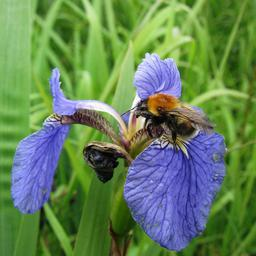
#> input picture projeto-final/archive/iris-setosa/iris-01ab65973fd487a6cee4c5af1551c42b264eec5abab46bffd7c307ffef647e11.jpg, 256 x 256 px; its folder holds only this picture in this run
$ jupyter execute --allow-errors pratica.ipynb
#> lines starting #> are read from the running program, lines starting #| are printed output that depends on the picture
[cell 1]
import cv2
import pandas as pd
import numpy as np
import matplotlib.pyplot as plt
from glob import glob

[cell 2]
def show_rgb_image(img):
    plt.imshow(cv2.cvtColor(img, cv2.COLOR_BGR2RGB))

def show_gray_image(img):
    plt.imshow(img, cmap="gray")

[cell 3]
iris_setosa = cv2.imread('./archive/iris-setosa/iris-0c826b6f4648edf507e0cafdab53712bb6fd1f04dab453cee8db774a728dd640.jpg')
#> (the rest of this cell did not finish here and is left out)

#> (a cell that did not finish here is left out)

[cell 5]
def gen_sift_features(gray_img):
    sift = cv2.xfeatures2d.SIFT_create()
    kp, desc = sift.detectAndCompute(gray_img, None) ## kp is keypoint and desc is a 128-d array with features
    return kp, desc

def show_sift_features(gray_img, color_img, kp):
    return plt.imshow(cv2.drawKeypoints(gray_img, kp, color_img.copy()))

#> (a cell that did not finish here is left out)

#> (a cell that did not finish here is left out)

[cell 8]
def gen_sift_features():
    arr = ["setosa", "versicolour", "virginica"]

    img_descs = []
    y = []
    for x in arr:
        # img_keypoints = {}

        files = glob(f"archive/iris-{x}/*.jpg")

        for i in files:
            img = cv2.imread(i)
#> img is the input picture: shape (256, 256, 3); mean B, G, R 88, 131.3, 100.1
            gray = cv2.cvtColor(img, cv2.COLOR_BGR2GRAY)
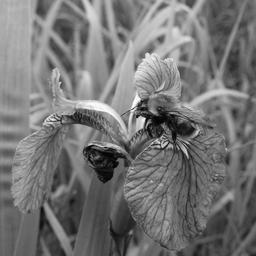
#> gray: shape (256, 256); min 0, max 254, mean 117
            sift = cv2.xfeatures2d.SIFT_create()
            kp, desc = sift.detectAndCompute(gray, None)
#> kp = 610 keypoints; strongest (x, y, size): (143, 119, 2.7), (142, 120, 5), (137, 116, 1.9), (146, 121, 1.9)
            # img_keypoints[img_path] = kp
            print(desc.shape)
#| (610, 128)
            img_descs.append(desc)
            y.append(x)
#> pass 2 of the loop in gen_sift_features, `for x in arr:`:
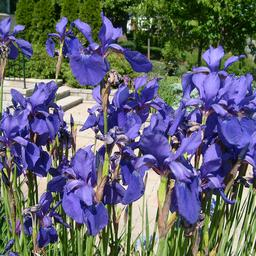
#> input picture projeto-final/archive/iris-versicolour/iris-009322547cb81cbb4dbc63c298304a2df8ea617191651d4cbd50b7a5bbba8a6a.jpg, 256 x 256 px
#> in gen_sift_features, img is the input picture: shape (256, 256, 3); mean B, G, R 113.1, 99.8, 98
#> in gen_sift_features, `gray = cv2.cvtColor(img, cv2.COLOR_BGR2GRAY)`:
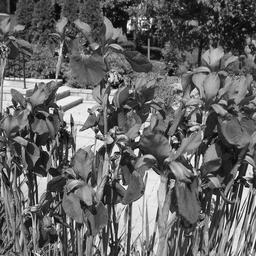
#> gray: shape (256, 256); min 0, max 255, mean 100.8
#> kp = 1170 keypoints; strongest (x, y, size): (214, 197, 3), (229, 206, 1.8), (44, 148, 3.3), (136, 152, 4)
#| (1170, 128)

    y = np.array(y)

    return img_descs, y

[cell 9]
img_descs, y = gen_sift_features()
#> img_descs = 2 items

[cell 10]
pd.Series(y).value_counts(normalize=True)

[cell 11]
pd.Series(y).value_counts()

[cell 12]
[y[:67], y[67:269+67], y[269+67:]]

[cell 13]
def split_train_test(x, y):
    y = [y[:67], y[67:269+67], y[269+67:]]

    test_idxs = []
    for i in range(len(y)):
        total_rows = len(y[i])
        test = np.random.choice(range(total_rows), size=int(total_rows*0.25), replace=False)

        offset = [0,67, 67+269]
        test_idxs.extend(list(map(lambda x: x+offset[i], test)))
#> this loop made 3 passes
#> total_rows on passes 1 to 3: 2, 0, 0
#> after the loop, test_idxs = []

    training_idxs = [idx for idx in range(len(x)) if idx not in test_idxs]
#> training_idxs = [0, 1]

    return training_idxs, sorted(test_idxs)

[cell 14]
training_idxs, test_idxs = split_train_test(img_descs, y)
#> training_idxs = [0, 1]

[cell 15]
from sklearn.cluster import KMeans

def cluster_features(img_descs, training_idxs):
    kmeans = KMeans(n_clusters=750)
    n_clusters = kmeans.n_clusters

    training_descs = [img_descs[i] for i in training_idxs]
#> training_descs = 2 items
    all_train_descriptors = [desc for desc_list in training_descs for desc in desc_list]
#> all_train_descriptors = 1780 items
    all_train_descriptors = np.array(all_train_descriptors)

    if all_train_descriptors.shape[1] != 128:
        raise ValueError('Expected SIFT descriptors to have 128 features, got', all_train_descriptors.shape[1])

    print(f"{all_train_descriptors.shape[0]} descriptors before clustering")
#| 1780 descriptors before clustering

    # train kmeans or other cluster model on those descriptors selected above
    kmeans.fit(all_train_descriptors)

    # compute set of cluster-reduced words for each image
    img_clustered_words = [kmeans.predict(raw_words) for raw_words in img_descs]
#> img_clustered_words = 2 items

    # finally make a histogram of clustered word counts for each image. These are the final features.
    img_bow_hist = np.array(
        [np.bincount(clustered_words, minlength=n_clusters) for clustered_words in img_clustered_words])

    X = img_bow_hist

    return X, kmeans

[cell 16]
x, kmeans = cluster_features(img_descs, training_idxs)

[cell 17]
def perform_data_split(X, y, training_idxs, test_idxs):
    X_train = X[training_idxs]
    X_test = X[test_idxs]
#> X_test = empty array

    y_train = y[training_idxs]
    y_test = y[test_idxs]

    return X_train, X_test, y_train, y_test

[cell 18]
X_train, X_test, y_train, y_test = perform_data_split(x, y, training_idxs, test_idxs)
#> X_test = empty array
